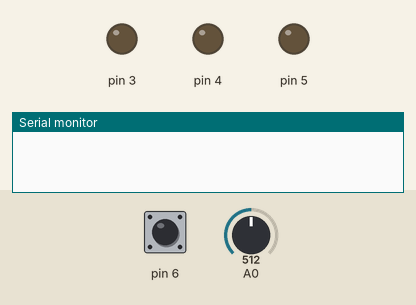
The sketch below on a simulated Arduino Uno, built with avr-gcc and run on an emulated ATmega328P. Parts: output pins drawn as LEDs (lit = HIGH), the last lines printed to the serial monitor. Dashed ring = blinking. The test bench sets the inputs (shaded band); at power-on: pin 6 HIGH, A0 = 512.

Above: at 1.2 s.
1.3 s: pin 6 pulled LOW for 0.15 s
At 1.4 s:
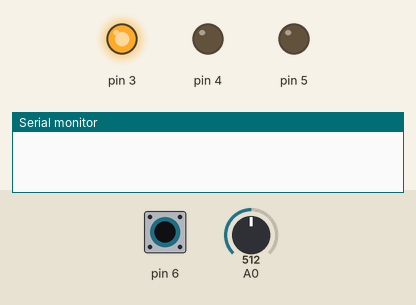
At 1.8 s:
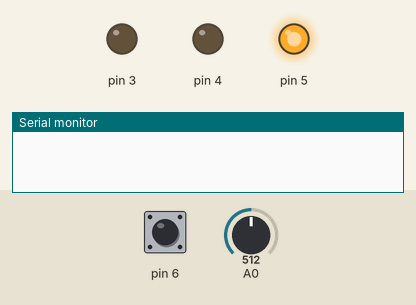
3.4 s: pin 6 pulled LOW for 3.2 s
At 3.7 s:
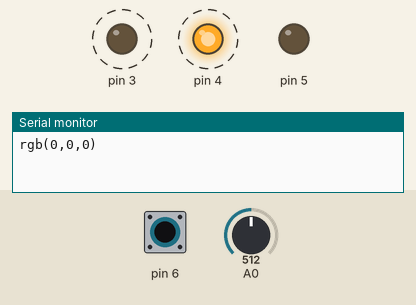
Timing chart, 0 to 8.5 s (numbered marks = the images above; inputs shaded):
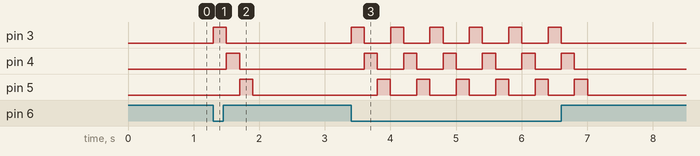

Measured:
- after the input at 1.3 s, pin 3: LOW → HIGH at once, → LOW 0.20 s later; pin 4: LOW → HIGH after 0.20 s, → LOW 0.20 s later; pin 5: LOW → HIGH after 0.40 s, → LOW 0.20 s later
- after the input at 3.4 s, pin 3: alternates HIGH for 0.20 s and LOW for 0.40 s, 12 changes in all, then stays LOW, starting at once; pin 4: alternates HIGH for 0.20 s and LOW for 0.40 s, 12 changes in all, then stays LOW, starting after 0.20 s; pin 5: alternates HIGH for 0.20 s and LOW for 0.40 s, 12 changes in all, then stays LOW, starting after 0.40 s

The sketch:

colourPicker.ino
```cpp
int R;
int G;
int B;

void setup()
{
    Serial.begin(9600);
    pinMode(6, INPUT_PULLUP);
    pinMode(3, OUTPUT);
    pinMode(4, OUTPUT);
    pinMode(5, OUTPUT);
}

void loop()
{
    if (digitalRead(6) == LOW)
    {
        digitalWrite(3, HIGH);
        delay(100);
        B = constrain(map(analogRead(0), 70, 370, 255, 0), 0, 255);
        //B = analogRead(0);
        delay(100);
        digitalWrite(3, LOW);
        digitalWrite(4, HIGH);
        delay(100);
        G = constrain(map(analogRead(0), 70, 430, 255, 0), 0, 255);
        //G = analogRead(0);
        delay(100);
        digitalWrite(4, LOW);
        digitalWrite(5, HIGH);
        delay(100);
        R = constrain(map(analogRead(0), 70, 370, 255, 0), 0, 255);
        //R = analogRead(0);
        delay(100);
        digitalWrite(5, LOW);
        Serial.print("rgb(");
        Serial.print(R);
        Serial.print(",");
        Serial.print(G);
        Serial.print(",");
        Serial.print(B);
        Serial.println(")");
    }

}
```
